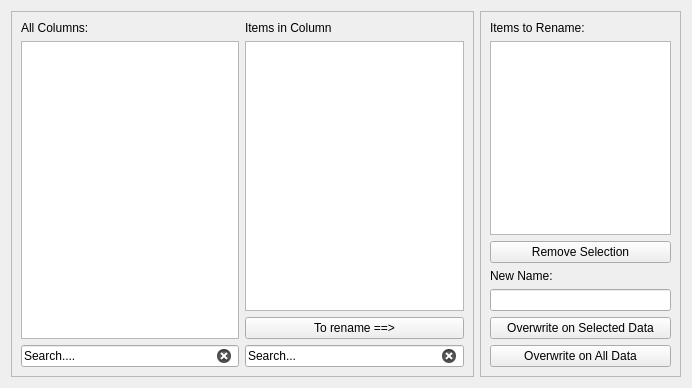
<?xml version="1.0" encoding="UTF-8"?>
<ui version="4.0">
 <class>Form</class>
 <widget class="QWidget" name="Form">
  <property name="geometry">
   <rect>
    <x>0</x>
    <y>0</y>
    <width>692</width>
    <height>388</height>
   </rect>
  </property>
  <property name="windowTitle">
   <string>Form</string>
  </property>
  <layout class="QGridLayout" name="gridLayout_3">
   <item row="0" column="0">
    <widget class="QFrame" name="frame">
     <property name="frameShape">
      <enum>QFrame::StyledPanel</enum>
     </property>
     <property name="frameShadow">
      <enum>QFrame::Raised</enum>
     </property>
     <layout class="QGridLayout" name="gridLayout">
      <item row="1" column="1">
       <widget class="QListWidget" name="listWidgetUniqueItems">
        <property name="selectionMode">
         <enum>QAbstractItemView::ExtendedSelection</enum>
        </property>
       </widget>
      </item>
      <item row="0" column="0">
       <widget class="QLabel" name="label">
        <property name="text">
         <string>All Columns:</string>
        </property>
       </widget>
      </item>
      <item row="0" column="1">
       <widget class="QLabel" name="label_2">
        <property name="text">
         <string>Items in Column</string>
        </property>
       </widget>
      </item>
      <item row="3" column="0">
       <widget class="QLineEdit" name="lineEditSearchColumns">
        <property name="text">
         <string>Search....</string>
        </property>
        <property name="clearButtonEnabled">
         <bool>true</bool>
        </property>
       </widget>
      </item>
      <item row="3" column="1">
       <widget class="QLineEdit" name="lineEditSearchItems">
        <property name="text">
         <string>Search...</string>
        </property>
        <property name="clearButtonEnabled">
         <bool>true</bool>
        </property>
       </widget>
      </item>
      <item row="2" column="1">
       <widget class="QPushButton" name="pushButtonAddToChange">
        <property name="text">
         <string>To rename ==&gt;</string>
        </property>
       </widget>
      </item>
      <item row="1" column="0" rowspan="2">
       <widget class="QListWidget" name="listWidgetAllColumns">
        <property name="selectionMode">
         <enum>QAbstractItemView::ExtendedSelection</enum>
        </property>
       </widget>
      </item>
     </layout>
    </widget>
   </item>
   <item row="0" column="1">
    <widget class="QFrame" name="frame_2">
     <property name="frameShape">
      <enum>QFrame::StyledPanel</enum>
     </property>
     <property name="frameShadow">
      <enum>QFrame::Raised</enum>
     </property>
     <layout class="QGridLayout" name="gridLayout_2">
      <item row="2" column="0">
       <widget class="QPushButton" name="pushButtonRemoveSelection">
        <property name="text">
         <string>Remove Selection</string>
        </property>
       </widget>
      </item>
      <item row="6" column="0">
       <widget class="QPushButton" name="pushButtonOverwrite">
        <property name="text">
         <string>Overwrite on Selected Data</string>
        </property>
       </widget>
      </item>
      <item row="0" column="0">
       <widget class="QLabel" name="label_3">
        <property name="text">
         <string>Items to Rename:</string>
        </property>
       </widget>
      </item>
      <item row="4" column="0">
       <widget class="QLineEdit" name="lineEditNewName"/>
      </item>
      <item row="3" column="0">
       <widget class="QLabel" name="label_4">
        <property name="text">
         <string>New Name:</string>
        </property>
       </widget>
      </item>
      <item row="1" column="0">
       <widget class="QListWidget" name="listWidgetToRename">
        <property name="selectionMode">
         <enum>QAbstractItemView::ExtendedSelection</enum>
        </property>
       </widget>
      </item>
      <item row="7" column="0">
       <widget class="QPushButton" name="pushButtonOverwriteAll">
        <property name="toolTip">
         <string>&lt;html&gt;&lt;head/&gt;&lt;body&gt;&lt;p&gt;Only affects the common_data dataframe. Recalculating this frame from raw data will reset these changes.&lt;/p&gt;&lt;/body&gt;&lt;/html&gt;</string>
        </property>
        <property name="text">
         <string>Overwrite on All Data</string>
        </property>
       </widget>
      </item>
     </layout>
    </widget>
   </item>
  </layout>
 </widget>
 <resources/>
 <connections/>
</ui>
